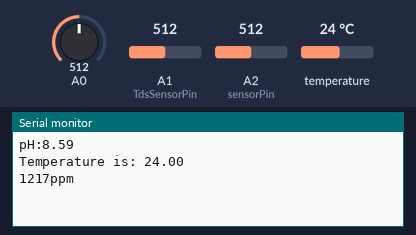
Bench run of a sketch on a simulated Arduino Uno, built with avr-gcc and run on an emulated ATmega328P. Shown: the last lines printed to the serial monitor. The inputs (shaded band) are chosen by the test bench; at power-on: temperature 24 °C, A0 = 512, A1 (TdsSensorPin) = 512, A2 (sensorPin) = 512. Random numbers use the default seed unless the sketch sets one.

Above: at 1.2 s.
1.3 s: temperature set to 12 °C
At 2.3 s:
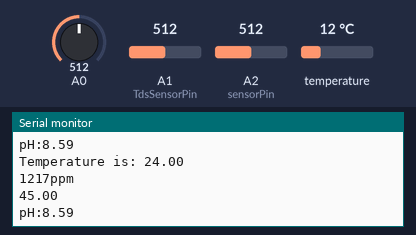
2.8 s: A0 set to 716
At 2.8 s:
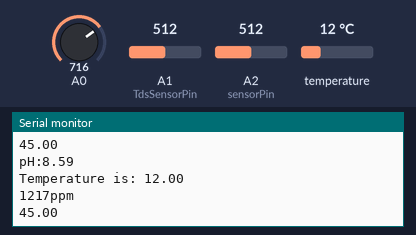
4.3 s: A1 (TdsSensorPin) set to 716
At 5.3 s:
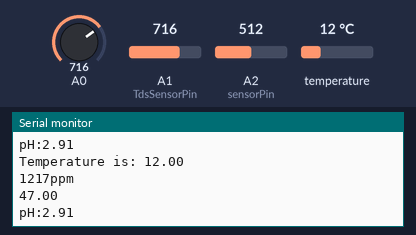
5.8 s: A2 (sensorPin) set to 306
At 6.8 s:
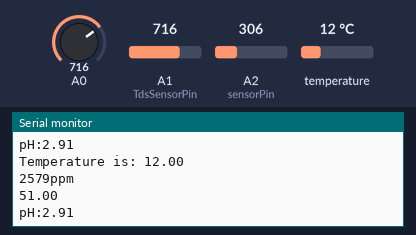
7.3 s: temperature set to 19 °C
At 8.2 s:
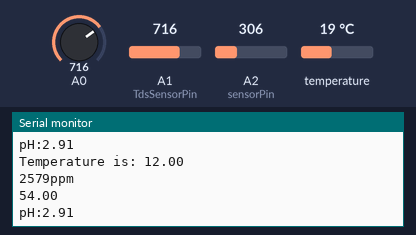
8.8 s: A0 set to 810
At 9.7 s:
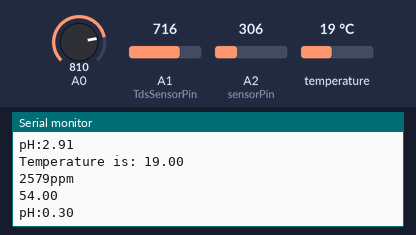
Timing chart, 0 to 11.3 s (numbered marks = the images above; inputs shaded):
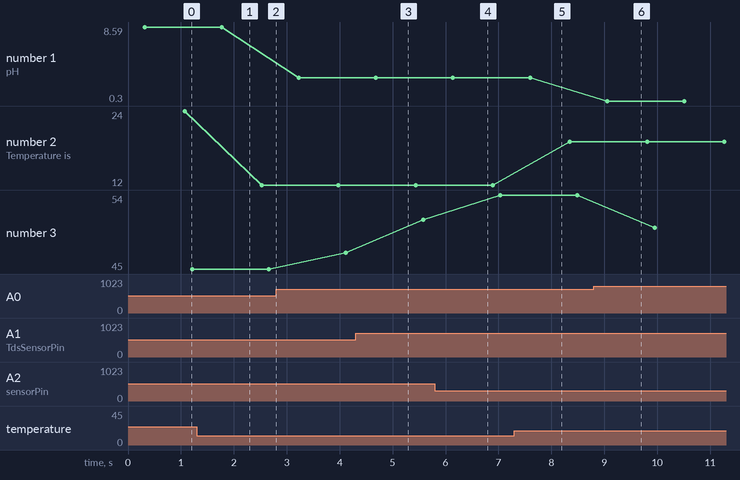

The sketch:

arduino_code.ino
```cpp
#include <SoftwareSerial.h> //for Serial COM
#include <ArduinoJson.h>  //for json

//for pH sensor
float calibration_value = 21.34+1.5;
int phval = 0;
unsigned long int avgval;
int buffer_arr[10],temp;

//for ds18b20 temp probe
#include <OneWire.h>
#include <DallasTemperature.h>
#define ONE_WIRE_BUS 2
OneWire oneWire(ONE_WIRE_BUS);
DallasTemperature sensors(&oneWire);

//for tds sensor
#include <EEPROM.h>
#include "GravityTDS.h"
#define TdsSensorPin A1
GravityTDS gravityTds;
float temperature = 29,tdsVal = 0;

//for turbidity sensor
int sensorPin = A2;
float volt;
float ntu;

//Initialise Arduino to NodeMCU (5=Rx & 6=Tx)
SoftwareSerial nodemcu(5, 6);

void setup()
{   //for serial COM on laptop
    Serial.begin(9600);
    //for nodemcu comunication
    nodemcu.begin(9600);
    //for temp
    sensors.begin();
    //for tds
    gravityTds.setPin(TdsSensorPin);
    gravityTds.setAref(5.0);
    gravityTds.setAdcRange(1024);
    gravityTds.begin();
}
void loop()
{
  StaticJsonBuffer<1000> jsonBuffer;
  JsonObject& data = jsonBuffer.createObject();

//  json test***

  data["pH"]=pHvalue();
  data["temperature"]=tempValue();
  data["tds"]=tdsValue();
  data["turbidity"]=turbidityVal();

  data.printTo(nodemcu);
  jsonBuffer.clear();
  delay(100);


  delay(100);
}

float pHvalue()
{
for(int i=0;i<10;i++)
 {
 buffer_arr[i]=analogRead(A0);
 delay(30);
 }
 for(int i=0;i<9;i++)
 {
 for(int j=i+1;j<10;j++)
 {
 if(buffer_arr[i]>buffer_arr[j])
 {
 temp=buffer_arr[i];
 buffer_arr[i]=buffer_arr[j];
 buffer_arr[j]=temp;
 }
 }
 }
 avgval=0;
 for(int i=2;i<8;i++)
 avgval+=buffer_arr[i];
 float volt=(float)avgval*5.0/1024/6;
 float ph_act = -5.70 * volt + calibration_value;
 Serial.print("pH:");
 Serial.println(ph_act);
 return ph_act;
 delay(100);
}

float tempValue()
{
 sensors.requestTemperatures();
 Serial.print("Temperature is: ");
 float temp=sensors.getTempCByIndex(0);
 Serial.println(temp);
 return temp;
 delay(100);
}

int tdsValue()
{
    gravityTds.setTemperature(temperature);
    gravityTds.update();
    tdsVal = gravityTds.getTdsValue();
    Serial.print(tdsVal,0);
    Serial.println("ppm");
    return tdsVal;
    delay(100);
}

float turbidityVal()
{
    volt = 0;
    for(int i=0; i<800; i++)
    {
        volt += ((float)analogRead(sensorPin)/1023)*5;
    }
    volt = volt/800;
    volt = round_to_dp(volt,2);
    if(volt < 1.5){
      //ntu=3000
      ntu = random(48,55);
    }
    else{
    //ntu = -1120.4*square(volt)+5742.3*volt-4353.8;
      ntu=random(45,52);
    }
    Serial.println(ntu);
    return ntu;
    delay(10);
}

float round_to_dp( float in_value, int decimal_place )
{
  float multiplier = powf( 10.0f, decimal_place );
  in_value = roundf( in_value * multiplier )/ multiplier;
  return in_value;
}
```

Measured:
- after the input at 8.8 s, the serial monitor: prints a new line after 0.26 s (image 6)
- plotted number 1: 8.59 → 2.91 after the input at 2.8 s, 2.91 → 0.3 after the input at 8.8 s
- plotted number 2: 24 → 12 after the input at 1.3 s, 12 → 19 after the input at 7.3 s
- plotted number 3: 51 → 54 after the input at 5.8 s
